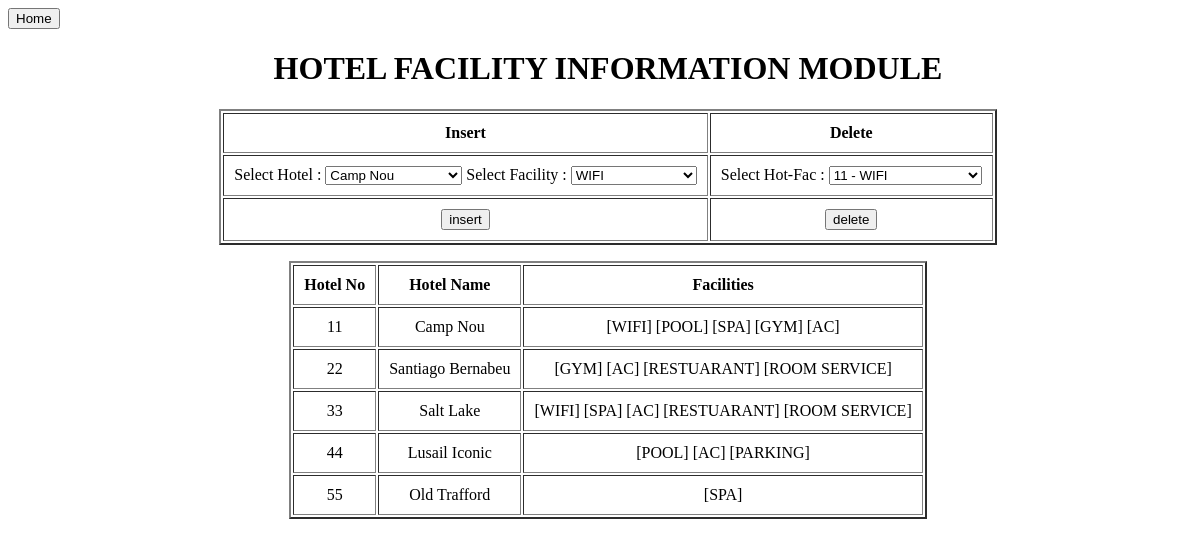
Page /hf_admin.php on the committed database.
### tables this page shows
CREATE TABLE hotel(hno INT(2) PRIMARY KEY, hname VARCHAR(30), hadd VARCHAR(50), rooms INT(3), rating FLOAT);

CREATE TABLE fac(facid INT(3) PRIMARY KEY, facname VARCHAR(25));

### hf_admin.php (the view, shortened to what this page needs)
<html>
    <head>
        <?php
            $conn = dbconn();
            $result = mysqli_query($conn,"SELECT * FROM hotel");
        ?>
        <link rel="stylesheet" href="style.css">
    </head>
    <body>
        <button onclick="window.location.href='adminpage.html'">Home</button>
        <h1 align=center>HOTEL FACILITY INFORMATION MODULE</h1>
        <form method=POST action=#>
            <table border=2 align=center>
                <tr><th>Insert</th><th>Delete</th></tr>
                <tr><td>Select Hotel : <select name="hno">
                    <?php
                        $hr = mysqli_query($conn, "SELECT hno,hname FROM hotel");
                        while($ha=mysqli_fetch_row($hr))
                            echo "<option value=$ha[0]>$ha[1]</option>";
                    ?>
                    </select>
                    Select Facility : <select name="fac">
                    <?php
                        $fr = mysqli_query($conn, "SELECT facid,facname FROM fac");
                        while($fa=mysqli_fetch_row($fr))
                            echo "<option value=$fa[0]>$fa[1]</option>";
                    ?>
                    </select></td>
                    <td>Select Hot-Fac : <select name="del">
                    <?php
                        $delq = mysqli_query($conn, "SELECT * FROM hotfac,fac WHERE hotfac.facid=fac.facid");
                        while($df=mysqli_fetch_row($delq))
                            echo "<option value='$df[0],$df[1]'>$df[0] - $df[3]</option>";
                    ?>
                    </select></td>
                </tr>
                <tr>
                    <td><input type="submit" name="submit" value="insert"></td>
                    <td><input type="submit" name="submit" value="delete"></td>
                </tr>
            </table>
        </form>
        <table border=2 align=center>
            <tr><th>Hotel No</th><th>Hotel Name</th><th>Facilities</th></tr>
            <?php
                while($arr=mysqli_fetch_row($result))
                {
                    echo "<tr>
                            <td>$arr[0]</td>
                            <td>$arr[1]</td><td>";
                    $hhnnoo=$arr[0];
                    $facres=mysqli_query($conn,"SELECT facname FROM hotfac,fac,hotel WHERE hotfac.hno=hotel.hno AND hotfac.facid=fac.facid AND hotfac.hno=$hhnnoo;");
                    while($xyz=mysqli_fetch_row($facres))
                        echo " [$xyz[0]] ";
                    echo "</td></tr>";
                }
            ?>
        </table>
    </body>
</html>

### style.css (style rules this page uses)
body { height: 100vh; width: 100vw; background-image: url('cn.jpg'); background-size:cover; background-repeat: no-repeat; background-attachment: fixed; background-position: center; }
table { background: rgb(255,255,255,.8); text-align: center; }
h1 { background: rgb(255,255,255,.8); }
tr,td,th { text-align: center; padding: 10px; }

### rows in the picture
hotel: hno "11", hname "Camp Nou"
fac: facname "WIFI"
fac: facname "POOL"
fac: facname "SPA"
fac: facname "GYM"
fac: facname "AC"
hotel: hno "22", hname "Santiago Bernabeu"
fac: facname "RESTUARANT"
fac: facname "ROOM SERVICE"
hotel: hno "33", hname "Salt Lake"
hotel: hno "44", hname "Lusail Iconic"
fac: facname "PARKING"
hotel: hno "55", hname "Old Trafford"

### other values in the picture
form field hno "Camp Nou"
form field fac "WIFI"
form field del "11 - WIFI"
